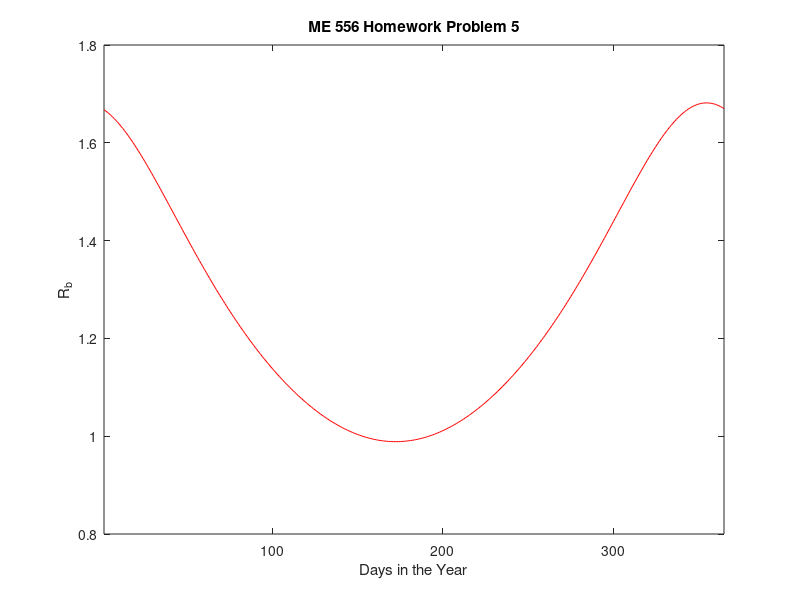

Here is the MATLAB script that generated this plot:
%%By Matheus Da Silva
% Doesn't really need the "for loop" but I included it to be safe
%%Main code
for i = 1:1:365
    x = 1:1:365;
    a = ((sind(23.45*sind(360*(284+x)/365))*sind(32.7)*cosd(25)-sind(23.45*sind(360*(284+x)/365))*cosd(32.7)*sind(25)*cosd(10)+cosd(23.45*sind(360*(284+x)/365))*cosd(32.7)*cosd(25)*cosd(30)+cosd(23.45*sind(360*(284+x)/365))*sind(32.7)*sind(25)*cosd(10)*cosd(30)+cosd(23.45*sind(360*(284+x)/365))*sind(25)*sind(10)*sind(30)));
    b =((cosd(32.7)*cosd(23.45*sind(360*(284+x)/365))*cosd(30)+sind(32.7)*sind(23.45*sind(360*(284+x)/365))));
    y = (a./b);
end


%%Plot
figure
plot(x,y,'r') %giving it a little color
xlim([1 365]) %%Set the right limit
title('ME 556 Homework Problem 5')
xlabel('Days in the Year')
ylabel('R_b')